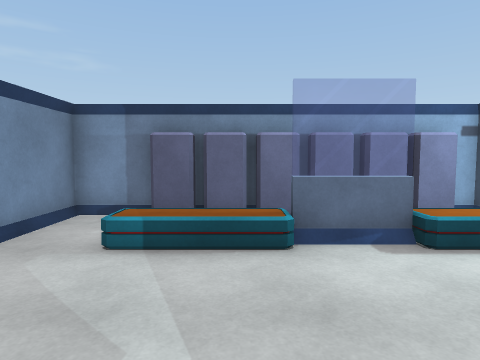
View 1 (above)

24 first-person views from a walk through a scene from a Unity 3-D project. The camera is 1.2 m above the floor, tilts 4° down and sees 75° across. The floor is counted in squares, 1 m on a side. Each view is taken from the middle of a square. On the plan, view 1 faces up. The plan holds only what a view shows up to about 13 squares ahead; the rest is blank. The player character is not drawn.

View 2
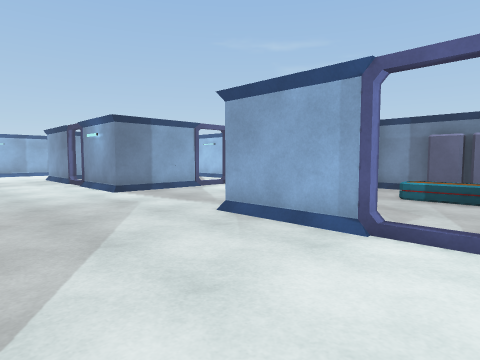

View 3
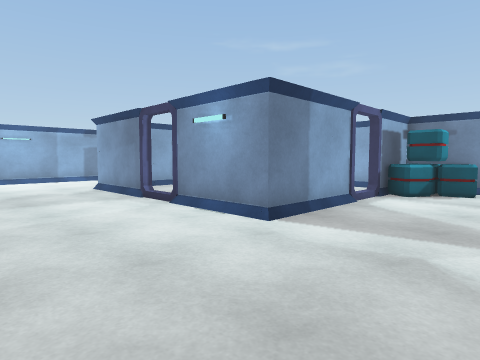

View 4
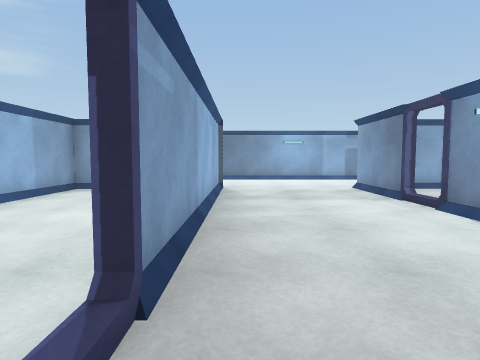

View 5
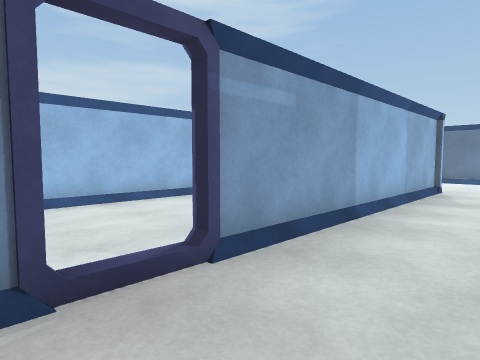

View 6
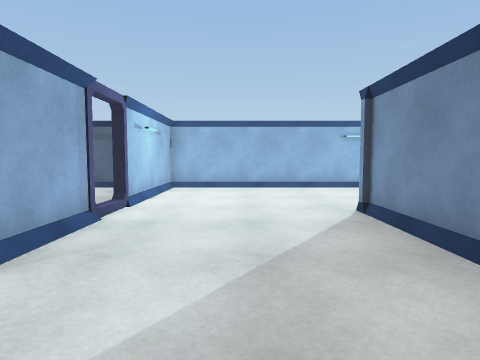

View 7
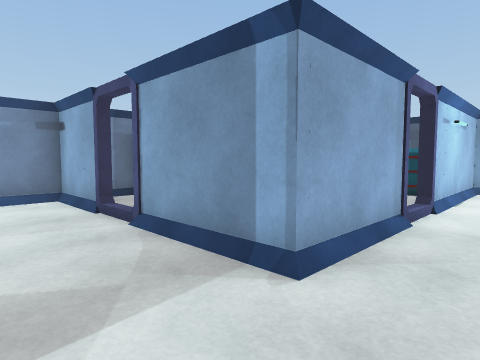

View 8
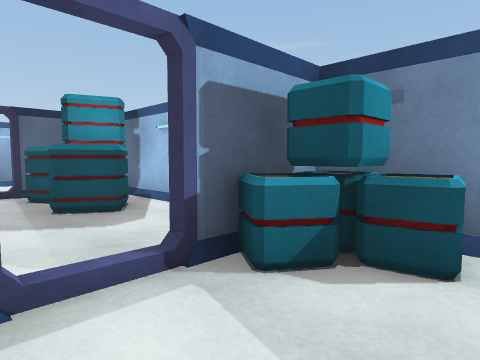

View 9
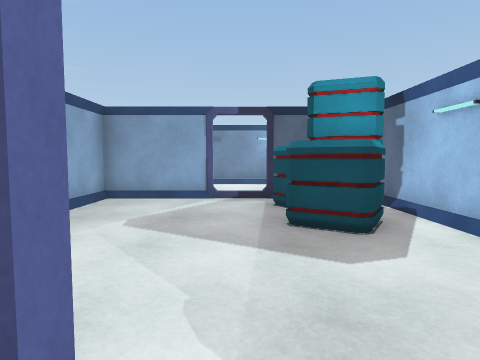

View 10
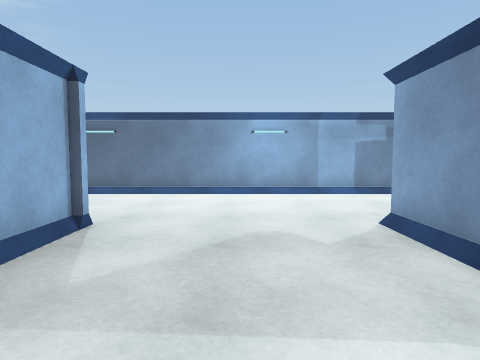

View 11
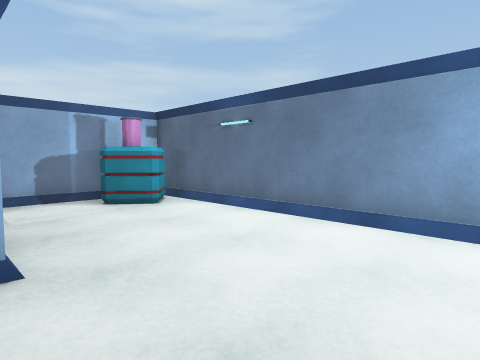

View 12
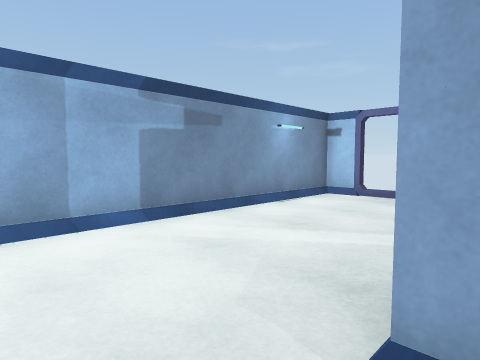

View 13
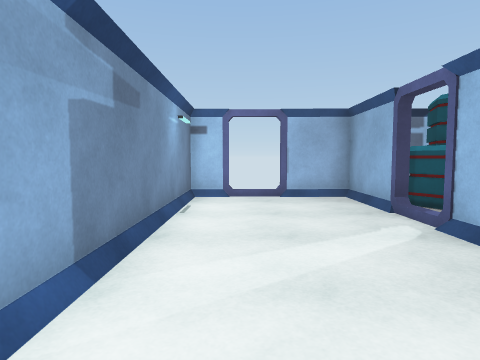

View 14
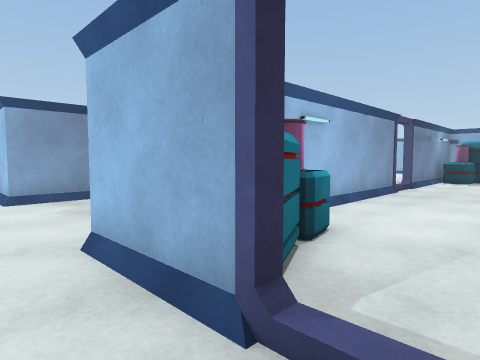

View 15
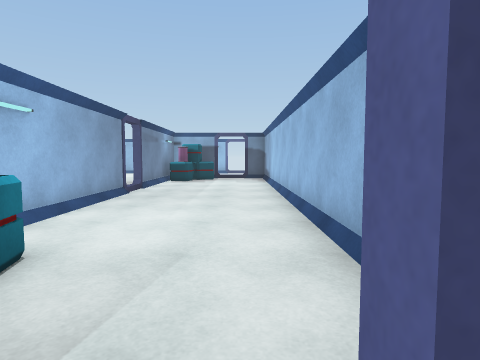

View 16
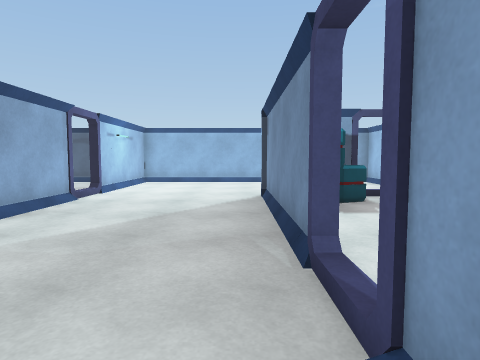

View 17
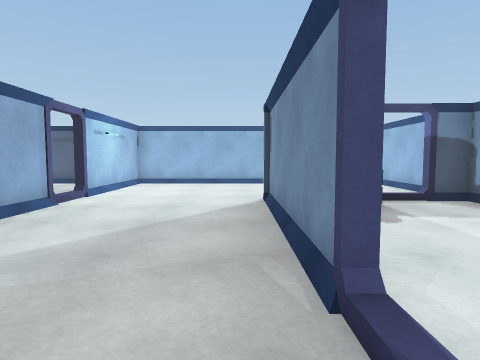

View 18
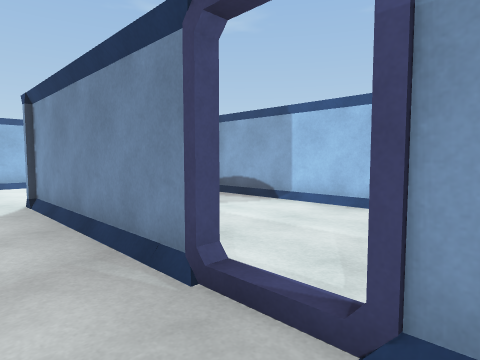

View 19
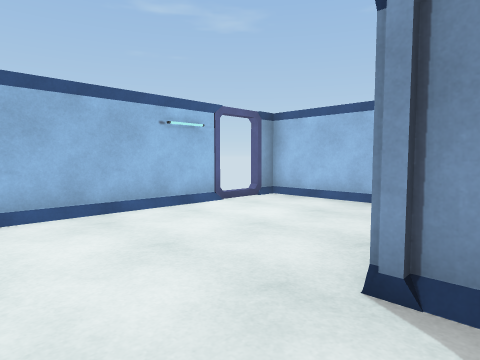

View 20
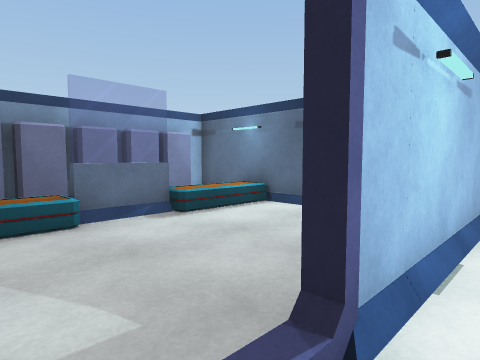

View 21
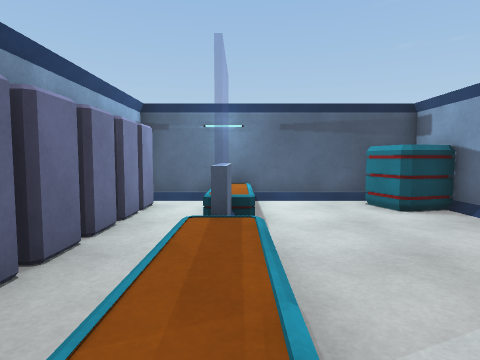

View 22
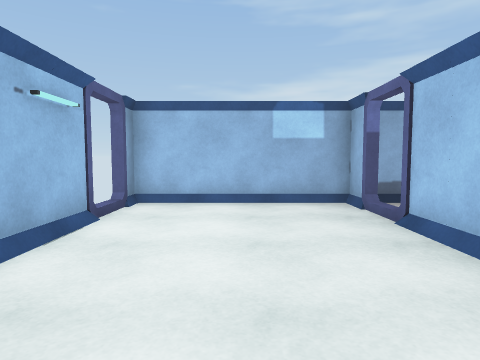

View 23
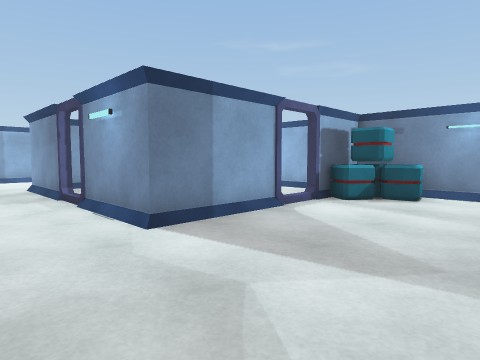

View 24
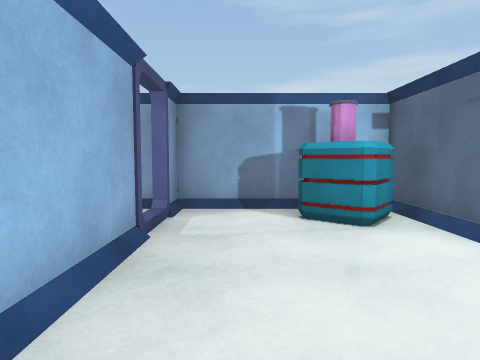

### Floor plan
Points are (right, up) in squares from view 1. A wall is a line through its corners. A room is listed if a view was taken in it or the views show most of it. See-through windows are left out.
Room 1 (views 1, 2, 3, 4, 5, 6, 7, 8, 9, 10, 11, 12, 13, 14, 15, 16, 17, 18, 19, 20, 22, 23, 24)
walls: (-10.4, -0.2) (-13.4, -0.2); (-8.3, -6) (-14.1, -6); (-14.6, -0.2) (-18.5, -0.2) (-18.5, 3.2); (-6.8, -5.8) (0.2, -5.8); (-5.5, -6) (-6.6, -6); (-10.2, 3.4) (-9.9, 3.4) (-9.9, 0.4); (-9.7, 5) (-10.2, 5); (-18.5, -6.6) (-18.5, -5.8) (-8.3, -5.8); (-18.4, 3.5) (-18.4, -0.1) (-16.4, -0.1); (-4.3, 4.9) (-4.3, 7.8) (-9.9, 7.8) (-9.9, 4.5); (-18.5, 4.7) (-18.5, 7.8) (-20.8, 7.8); (-11.3, 7.8) (-17.5, 7.8); (-0.5, -0.2) (-4.3, -0.2) (-4.3, 3.4); (-18.4, 5.5) (-18.4, 4.5); (-18.5, -11.5) (-18.5, -10.3) (-18.1, -10.3); (0, -6.7) (0, -8.7); (-0.2, -8.8) (-0.2, -8.3); (0, -10.1) (0, -11.5); (-0.2, -11.5) (-0.2, -9); (-22.3, 7.8) (-23.5, 7.8) (-23.5, -11.5) (5.9, -11.5) (5.9, -10.7) (6.2, -10.7); (5.9, -9.5) (5.9, -0.2) (0.5, -0.2)
ways out: opening at (-4, 4) to room 2; opening at (0, 0) to room 2; gap at (0, -10)
objects: crate (-23, -10) to (-21, -10); other object (-19, 0); crate (-18, -8) to (-17, -7); crate (-18, 5) to (-16, 6); crate (-16, -8) to (-15, -7); crate (-16, 7); crate (-15, 5) to (-14, 7); other object (-10, 0); crate (-9, 6); crate (-9, 7); crate (-8, 7); crate (-2, -8) to (-1, -8)
Room 2 (view 21)
walls: (3, 5.2) (0.9, 5.2); (3, 7.8) (-4.1, 7.8) (-4.1, 5.3); (3.4, -0.1) (5.9, -0.1) (5.9, 7.8); (5.7, 4.9) (5.7, 5.6)
ways out: opening at (-4, 4) to room 1; opening at (0, 0) to room 1
objects: locker (-2, 7); locker (-1, 7); locker (0, 7) to (1, 7); locker (2, 7); locker (3, 7); crate (4, 1) to (5, 2); locker (4, 7) to (5, 7)

Positions as (right, up) in squares from view 1, and headings:
1: (0, 0), facing up
2: (1, -5), facing up-left
3: (-6, -5), facing up-left
4: (-6, -5), facing left
5: (-6, -3), facing down-left
6: (-7, -3), facing right
7: (-7, -2), facing up-right
8: (-7, 3), facing up-left
9: (-9, 4), facing left
10: (-13, -3), facing left
11: (-18, -2), facing down-left
12: (-18, -2), facing up-left
13: (-22, -2), facing up
14: (-20, -10), facing up-right
15: (-19, -10), facing right
16: (-10, -5), facing right
17: (-9, -5), facing right
18: (-9, -4), facing down-right
19: (-1, -3), facing down-right
20: (-1, -1), facing up-right
21: (-3, 5), facing right
22: (3, -3), facing down
23: (-5, -3), facing up-left
24: (-20, -4), facing down
